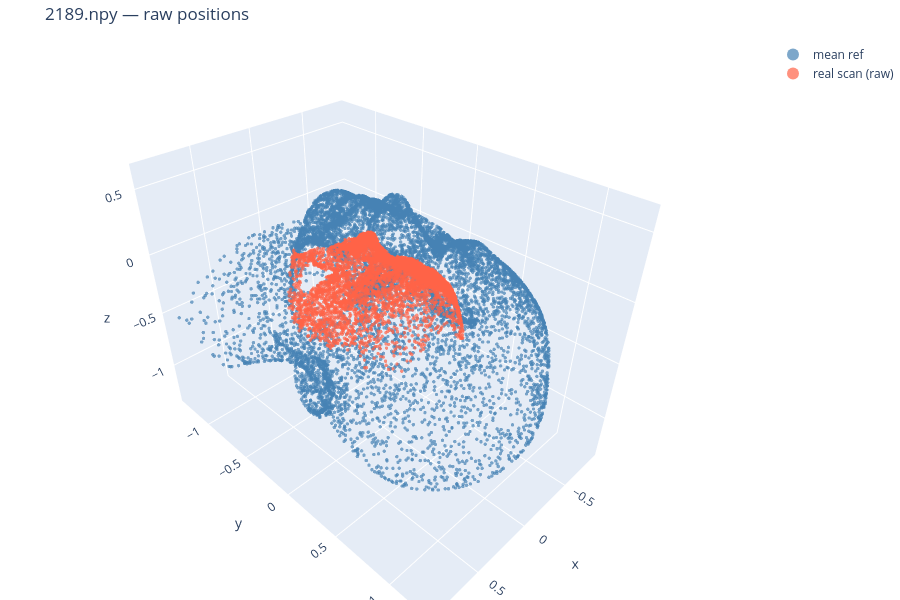
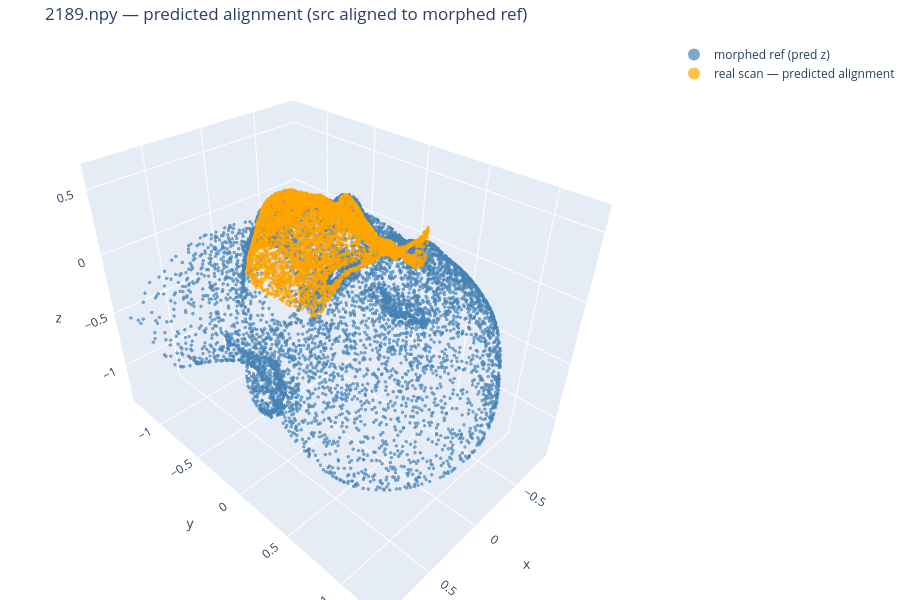
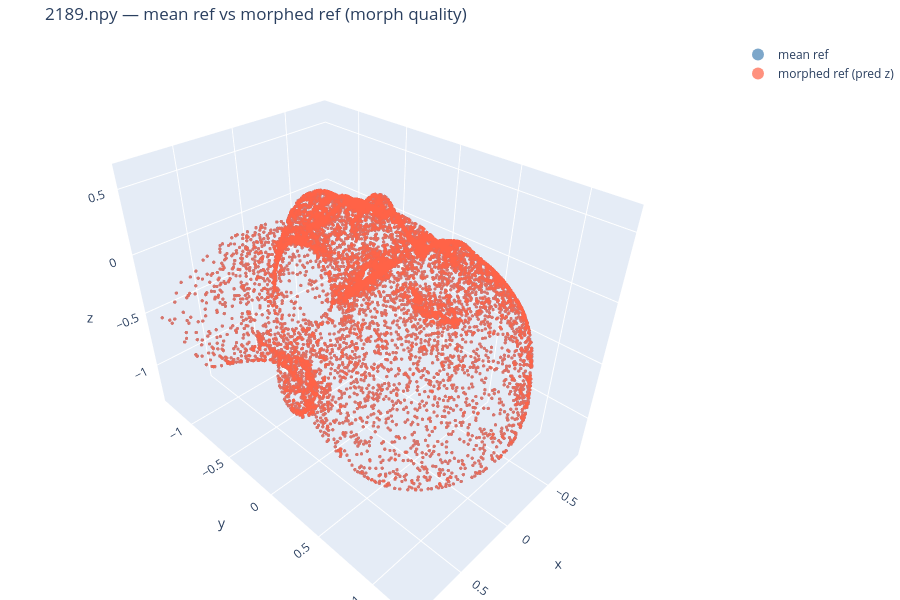

The notebook cell these images were saved under, in order:
### Code cell
if REAL_SCAN is not None:
    morphed_real  = out_real['morphed_full']
    est_tf_real   = out_real['estimated_transform']
    src_pts_real  = out_real['src_points']
    src_aln_real  = apply_transform(src_pts_real, est_tf_real)

    show_pcd(
        [pcd_trace(mean_ref,   'steelblue', 'mean ref'),
         pcd_trace(src_real,   'tomato',    'real scan (raw)')],
        f'{REAL_SCAN} — raw positions',
    )
    show_pcd(
        [pcd_trace(morphed_real, 'steelblue', 'morphed ref (pred z)'),
         pcd_trace(src_aln_real, 'orange',    'real scan — predicted alignment')],
        f'{REAL_SCAN} — predicted alignment (src aligned to morphed ref)',
    )
    show_pcd(
        [pcd_trace(mean_ref,    'steelblue', 'mean ref'),
         pcd_trace(morphed_real, 'tomato',   'morphed ref (pred z)')],
        f'{REAL_SCAN} — mean ref vs morphed ref (morph quality)',
    )

### Figure 1 — Plotly figure (JSON) as saved in the notebook; plotly's stock layout.template omitted (floating-point values rounded to 4 significant figures; data arrays with more than 128 entries replaced by an {"elided": "..."} marker saying what was removed)
{"data": [{"marker": {"color": "steelblue", "opacity": 0.7, "size": 2}, "mode": "markers", "name": "mean ref", "type": "scatter3d", "x": {"elided": "10788 float values"}, "y": {"elided": "10788 float values"}, "z": {"elided": "10788 float values"}}, {"marker": {"color": "tomato", "opacity": 0.7, "size": 2}, "mode": "markers", "name": "real scan (raw)", "type": "scatter3d", "x": {"elided": "5660 float values"}, "y": {"elided": "5660 float values"}, "z": {"elided": "5660 float values"}}], "layout": {"height": 600, "legend": {"itemsizing": "constant"}, "margin": {"b": 0, "l": 0, "r": 0, "t": 40}, "scene": {"aspectmode": "data"}, "title": {"text": "2189.npy — raw positions"}}}

### Figure 2 — Plotly figure (JSON) as saved in the notebook; plotly's stock layout.template omitted (floating-point values rounded to 4 significant figures; data arrays with more than 128 entries replaced by an {"elided": "..."} marker saying what was removed)
{"data": [{"marker": {"color": "steelblue", "opacity": 0.7, "size": 2}, "mode": "markers", "name": "morphed ref (pred z)", "type": "scatter3d", "x": {"elided": "10788 float values"}, "y": {"elided": "10788 float values"}, "z": {"elided": "10788 float values"}}, {"marker": {"color": "orange", "opacity": 0.7, "size": 2}, "mode": "markers", "name": "real scan — predicted alignment", "type": "scatter3d", "x": {"elided": "5660 float values"}, "y": {"elided": "5660 float values"}, "z": {"elided": "5660 float values"}}], "layout": {"height": 600, "legend": {"itemsizing": "constant"}, "margin": {"b": 0, "l": 0, "r": 0, "t": 40}, "scene": {"aspectmode": "data"}, "title": {"text": "2189.npy — predicted alignment (src aligned to morphed ref)"}}}

### Figure 3 — Plotly figure (JSON) as saved in the notebook; plotly's stock layout.template omitted (floating-point values rounded to 4 significant figures; data arrays with more than 128 entries replaced by an {"elided": "..."} marker saying what was removed)
{"data": [{"marker": {"color": "steelblue", "opacity": 0.7, "size": 2}, "mode": "markers", "name": "mean ref", "type": "scatter3d", "x": {"elided": "10788 float values"}, "y": {"elided": "10788 float values"}, "z": {"elided": "10788 float values"}}, {"marker": {"color": "tomato", "opacity": 0.7, "size": 2}, "mode": "markers", "name": "morphed ref (pred z)", "type": "scatter3d", "x": {"elided": "10788 float values"}, "y": {"elided": "10788 float values"}, "z": {"elided": "10788 float values"}}], "layout": {"height": 600, "legend": {"itemsizing": "constant"}, "margin": {"b": 0, "l": 0, "r": 0, "t": 40}, "scene": {"aspectmode": "data"}, "title": {"text": "2189.npy — mean ref vs morphed ref (morph quality)"}}}
